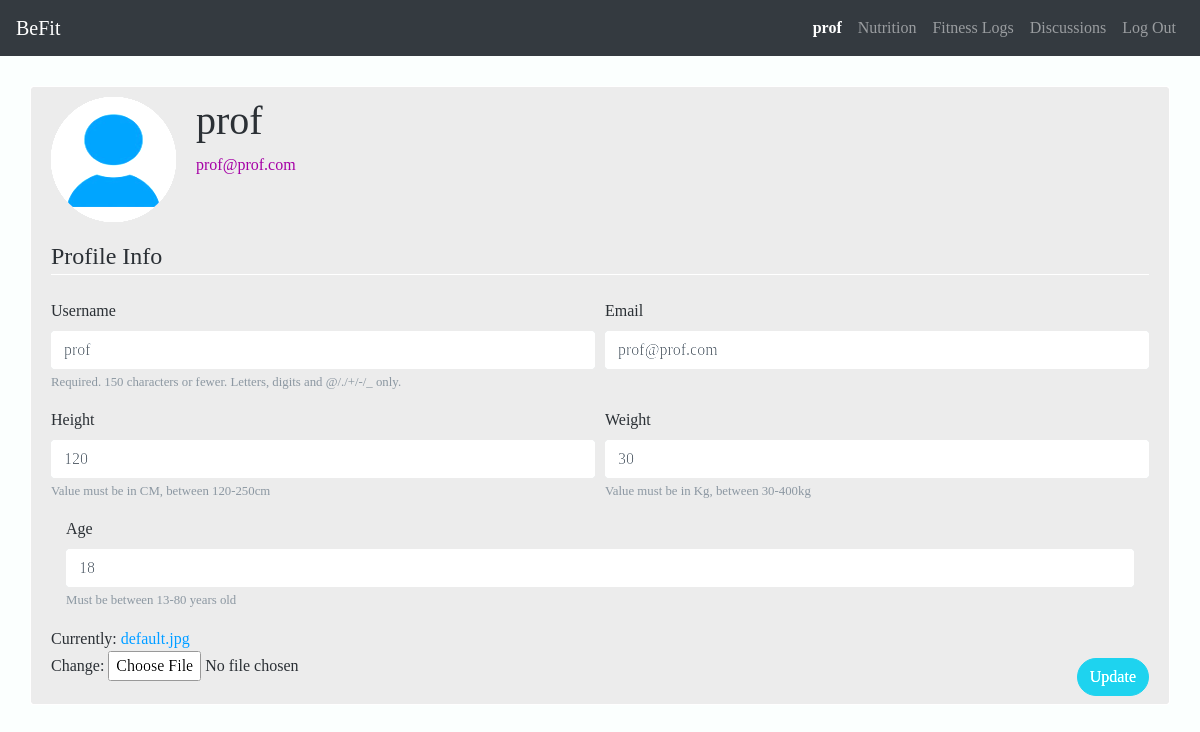
/profile (signed in), run on the app's committed database.
### final_project/models.py (models this page shows, shortened)
class User(AbstractUser):
    pic = models.ImageField(default='default.jpg', upload_to='profile_pics')
    height = models.IntegerField(default=120, validators=[MaxValueValidator(250), MinValueValidator(120)], help_text='Value must be in CM, between 120-250cm')
    weight = models.IntegerField(default=30, validators=[MaxValueValidator(400), MinValueValidator(30)], help_text='Value must be in Kg, between 30-400kg')
    age = models.IntegerField(default=18, validators=[MaxValueValidator(80), MinValueValidator(13)], help_text='Must be between 13-80 years old')
    cv = models.URLField(max_length=120, blank=True)
    special_user = models.BooleanField(default=False)
    professional = models.BooleanField(default=False)

### final_project/views.py (the view, shortened to what this page needs)
# urls.py: path('profile', views.profile, name='profile'),
@login_required(login_url='/login')
def profile(request):
    form = UserUpdate(instance=request.user)
    return render(request, "final_project/profile.html", {
        'form':form
    })

### final_project/views.py
class UserUpdate(forms.ModelForm):
    email = forms.EmailField()
    class Meta:
        model = User
        fields = ['username', 'email', 'height', 'weight', 'age', 'pic']

### final_project/templates/final_project/profile.html (shortened to what this page needs)
{% extends "final_project/layout.html" %}
{% load crispy_forms_tags %}
{% block body %}
    <div class="container profile_card content-section">
        <div class="media">
            <img class="rounded-circle account-img" src="{{ user.pic.url }}">
            <div class="media-body">
                <h2 id="username_prof" class="account-heading">{{ user.username }}</h2>
                <p id="secondary">{{ user.email }}</p>
            </div>
        </div>
        <form method="POST" enctype="multipart/form-data">
            <fieldset>
                <legend class="border-bottom mb-4">Profile Info</legend>
                <div class="form-row">
                    <div class="form-group col-md-6 mb-0 animate__animated animate__fadeInUp">
                        {{ form.username|as_crispy_field }}
                    </div>
                    <div class="form-group col-md-6 mb-0 animate__animated animate__fadeInUp">
                        {{ form.email|as_crispy_field }}
                    </div>
                </div>
                <div class="form-row">
                    <div class="form-group col-md-6 mb-0 animate__animated animate__fadeInUp animate__delay-1s">
                        {{ form.height|as_crispy_field }}
                    </div>
                    <div class="form-group col-md-6 mb-0 animate__animated animate__fadeInUp animate__delay-1s">
                        {{ form.weight|as_crispy_field }}
                    </div>
                </div>
                <div class="form-group col-md-12 mb-0 animate__animated animate__fadeInUp animate__delay-2s">
                    {{ form.age|as_crispy_field }}
                </div>
                <div class="custom-file">
                    {{ form.pic }}
                </div>
            </fieldset>
            <div class="form-group">
                <button class="btn btn-info float-right" type="submit" style="position: relative; bottom: 20px; border-radius: 20px;">Update</button>
            </div>
        </form>
    </div>
{% endblock %}

### final_project/templates/final_project/layout.html (shortened to what this page needs)
{% load static %}
<!DOCTYPE html>
<html lang="en">
    <head>
        <link rel="stylesheet" href="https://stackpath.bootstrapcdn.com/bootstrap/4.4.1/css/bootstrap.min.css">
        <link href="{% static 'final_project/layoutt.css' %}" rel="stylesheet">
        <link rel="stylesheet" href="https://cdnjs.cloudflare.com/ajax/libs/animate.css/4.0.0/animate.min.css">
    </head>
    <body>
        <nav class="navbar navbar-expand-lg navbar-dark bg-dark sticky-top">
            <a class="navbar-brand" href="{% url 'index' %}" id="_home">BeFit</a>
            <div class="collapse navbar-collapse" id="navigation1">
                <ul class="navbar-nav ml-auto">
                    {% if user.is_authenticated %}
                        <li class="nav-item">
                            <a class="nav-link" href="{% url 'profile' %}" id="_profile"><strong>{{ user.username }}</strong></a>
                        </li>
                    {% endif %}
                    <li class="nav-item">
                        <a class="nav-link" href="{% url 'recipe' %}" id="_recipe">Nutrition</a>
                    </li>
                    {% if user.special_user or user.professional %}
                        <li class="nav-item">
                            <a class="nav-link" href="{% url 'fitness' %}" id="_fitness">Fitness Logs</a>
                        </li>
                    {% else %}
                        <li id="nav-disabled" class="nav-item">
                            <a class="nav-link disabled" href="#" id="_fitness">Fitness Logs</a>
                        </li>
                    {% endif %}
                    <li class="nav-item">
                        <a class="nav-link" href="{% url 'discussions' %}" id="_discussions">Discussions</a>
                    </li>
                    {% if user.is_authenticated %}
                        <li class="nav-item">
                            <a class="nav-link" href="{% url 'logout' %}">Log Out</a>
                        </li>
                    {% endif %}
                </ul>
            </div>
        </nav>
        <div class="body">
            {% block body %}
            {% endblock %}
        </div>
    </body>
</html>

### final_project/static/final_project/layoutt.css (style rules this page uses)
body { background-color: rgb(251, 255, 254); font-family: 'Perpetua'; }
.content-section { background: #ffffff; padding: 10px 20px; border: 1px solid #dddddd; border-radius: 3px; margin-bottom: 20px; }
.account-img { height: 125px; width: 125px; margin-right: 20px; margin-bottom: 16px; }
.account-heading { font-size: 2.5rem; }

### final_project/templates/final_project/profile.html (style rules this page uses)
body { background-image: url('https://api.time.com/wp-content/uploads/2020/03/gym-coronavirus.jpg?quality=85&w=1024&h=512&crop=1'); background-repeat: no-repeat; background-attachment: fixed; background-size: 100% 100%; }
.profile_card { position: relative; background: rgba(180, 180, 180, 0.9); top: 30px; filter: brightness(130%); }
#_profile { color: white; }
#secondary { color: purple; }

### data on the page
User: username "prof", pic (placeholder picture), email "prof@prof.com", height "120", weight "30", age "18"
